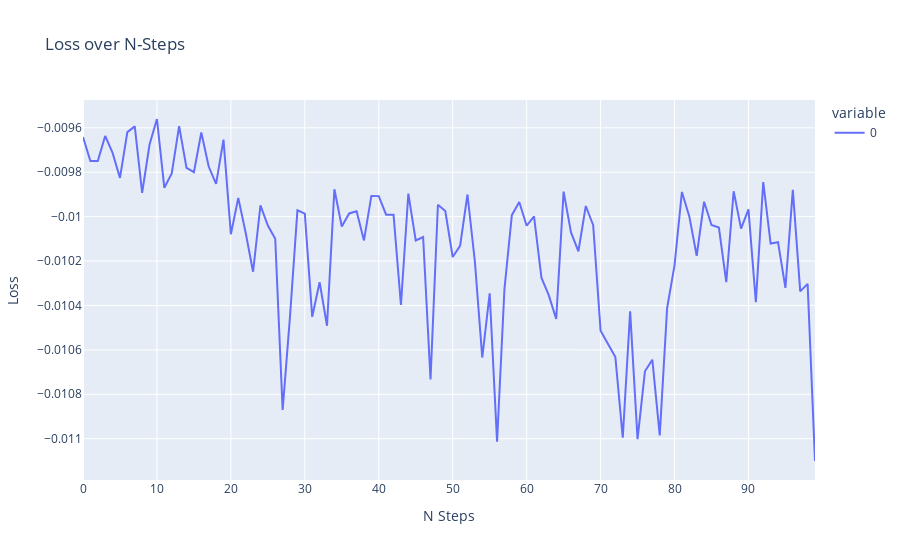

Notebook code for this chart:
### Code cell
actor = Actor(3,1)
critic = Critic(3,1)

agent = DDPGAgent(actor,max_steps=10000)

pipe = GymTransformBlock(agent=agent,n=1000,bs=10)(['Pendulum-v1'])
pipe = StepBatcher(pipe)

pipe = ActorLossProcessor(pipe,critic,actor)

pipe_loss = LossCollector(pipe,main_buffers=[[]])
pipe = BasicOptStepper(pipe_loss,actor,1e-3)
list(pipe)
pipe_loss.show()

### Figure 1 — Plotly figure (JSON) as saved in the notebook; plotly's stock layout.template omitted (floating-point values rounded to 4 significant figures)
{"data": [{"hovertemplate": "variable=0<br>N Steps=%{x}<br>Loss=%{y}<extra></extra>", "legendgroup": "0", "line": {"color": "#636efa", "dash": "solid"}, "marker": {"symbol": "circle"}, "mode": "lines", "name": "0", "orientation": "v", "showlegend": true, "type": "scatter", "x": [0, 1, 2, 3, 4, 5, 6, 7, 8, 9, 10, 11, 12, 13, 14, 15, 16, 17, 18, 19, 20, 21, 22, 23, 24, 25, 26, 27, 28, 29, 30, 31, 32, 33, 34, 35, 36, 37, 38, 39, 40, 41, 42, 43, 44, 45, 46, 47, 48, 49, 50, 51, 52, 53, 54, 55, 56, 57, 58, 59, 60, 61, 62, 63, 64, 65, 66, 67, 68, 69, 70, 71, 72, 73, 74, 75, 76, 77, 78, 79, 80, 81, 82, 83, 84, 85, 86, 87, 88, 89, 90, 91, 92, 93, 94, 95, 96, 97, 98, 99], "xaxis": "x", "y": [-0.009641, -0.00975, -0.00975, -0.009637, -0.009713, -0.009826, -0.009619, -0.009594, -0.009894, -0.009675, -0.00956, -0.00987, -0.009806, -0.009592, -0.00978, -0.0098, -0.009621, -0.009774, -0.009853, -0.009653, -0.01008, -0.009916, -0.01007, -0.01025, -0.009949, -0.01004, -0.0101, -0.01087, -0.01045, -0.009972, -0.009987, -0.01045, -0.0103, -0.01049, -0.009877, -0.01004, -0.009986, -0.009976, -0.01011, -0.009907, -0.009908, -0.009991, -0.009992, -0.0104, -0.009896, -0.01011, -0.01009, -0.01073, -0.009946, -0.009975, -0.01018, -0.01013, -0.0099, -0.0102, -0.01063, -0.01035, -0.01101, -0.01033, -0.009994, -0.009934, -0.01004, -0.009999, -0.01027, -0.01035, -0.01046, -0.009888, -0.01007, -0.01016, -0.009952, -0.01004, -0.01051, -0.01057, -0.01063, -0.011, -0.01043, -0.011, -0.0107, -0.01064, -0.01098, -0.01041, -0.01022, -0.009889, -0.009999, -0.01018, -0.009933, -0.01004, -0.01005, -0.01029, -0.009886, -0.01005, -0.009967, -0.01039, -0.009845, -0.01012, -0.01012, -0.01032, -0.00988, -0.01034, -0.0103, -0.0111], "yaxis": "y"}], "layout": {"legend": {"title": {"text": "variable"}, "tracegroupgap": 0}, "title": {"text": "Loss over N-Steps"}, "xaxis": {"anchor": "y", "domain": [0, 1], "title": {"text": "N Steps"}}, "yaxis": {"anchor": "x", "domain": [0, 1], "title": {"text": "Loss"}}}}
